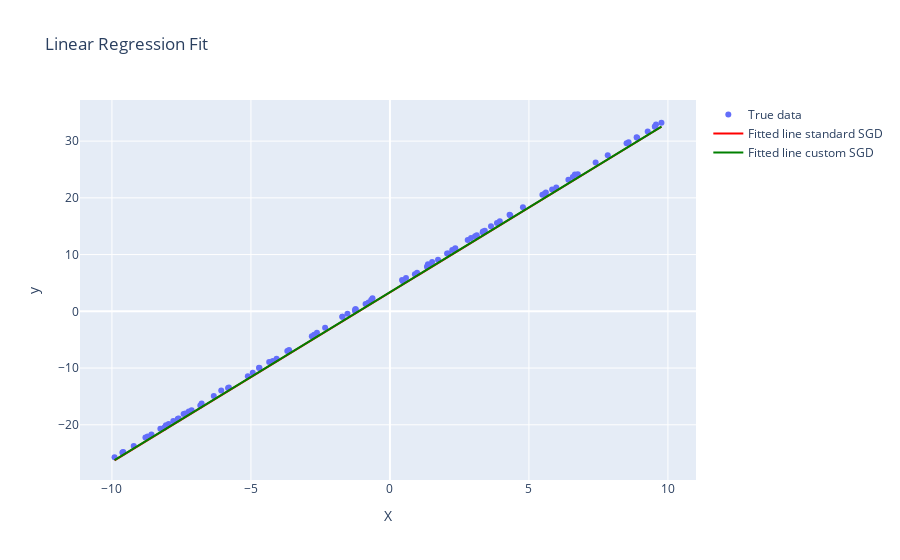

Notebook source saved alongside this figure:
### Code cell
predicted_standard = model_standard_SGD(X_tensor).detach().numpy()
predicted_custom = model_custom_SGD(X_tensor).detach().numpy()

scatter = go.Scatter(x=X, y=y, mode='markers', name='True data')
line_standard = go.Scatter(x=X, y=predicted_standard.flatten(), mode='lines', name='Fitted line standard SGD', line=dict(color='red'))
line_custom = go.Scatter(x=X, y=predicted_custom.flatten(), mode='lines', name='Fitted line custom SGD', line=dict(color='green'))

layout = go.Layout(
    title="Linear Regression Fit",
    xaxis=dict(title="X"),
    yaxis=dict(title="y"),
    showlegend=True
)

fig = go.Figure(data=[scatter, line_standard, line_custom], layout=layout)
fig.show(config=dict(scrollZoom=True))

print(f"Learned parameters (standard): W = {model_standard_SGD.linear.weight.item():.4f}, b = {model_standard_SGD.linear.bias.item():.4f}")
print(f"Learned parameters (custom): W = {model_custom_SGD.linear.weight.item():.4f}, b = {model_custom_SGD.linear.bias.item():.4f}")
